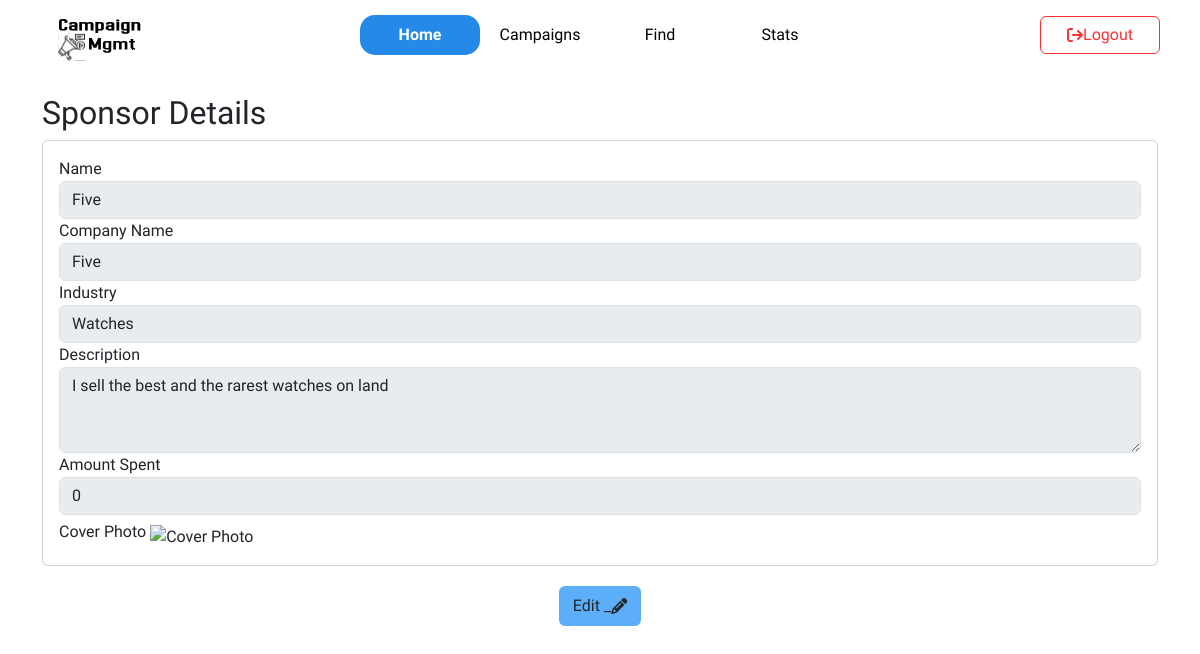
Page /view_spon_details (signed in) on the earlier database version.
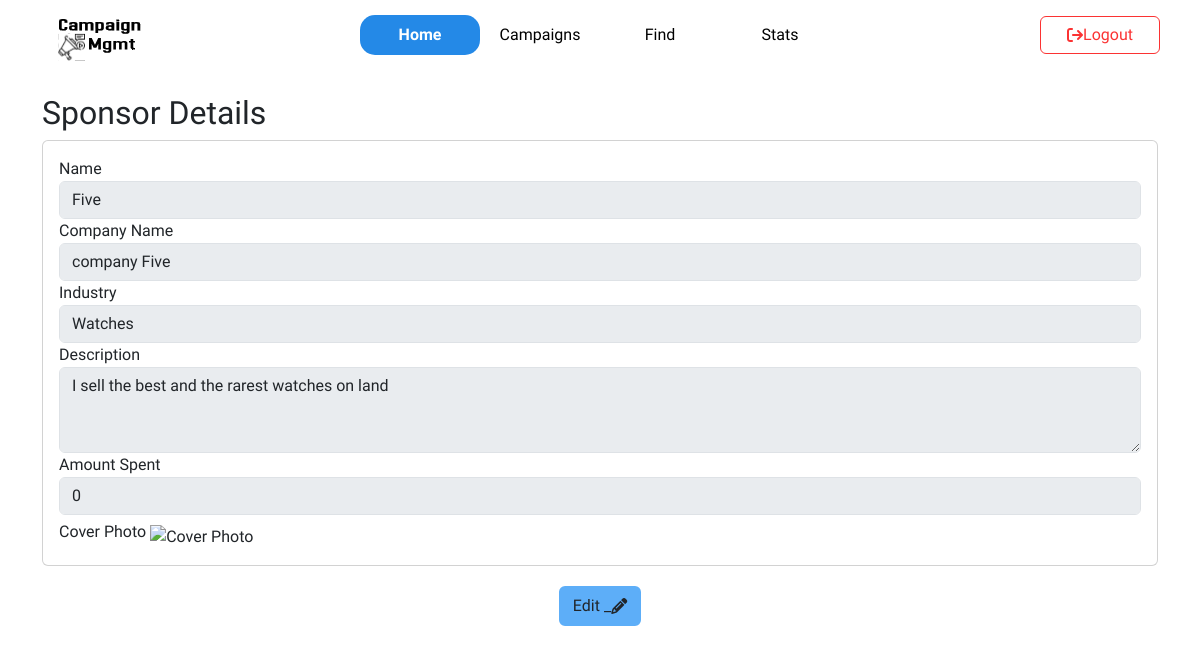
Same page on the later database version.
### model.py (models this page shows)
class Sponsor(db.Model):
    id = db.Column(db.Integer, db.ForeignKey('user.id'), primary_key=True)
    name = db.Column(db.String(20), unique=False, nullable=True)
    company_name = db.Column(db.String(30))
    industry = db.Column(db.String(30), nullable=True)
    desc = db.Column(db.String(256), nullable=True)
    is_flagged = db.Column(db.Boolean, default=False)
    is_verified = db.Column(db.Boolean, default=False)
    cover_photo = db.Column(db.LargeBinary, nullable=True)
    amt_spent = db.Column(db.Integer, default=0)
    campaigns = db.relationship('Campaign', backref='sponsor', lazy=True, cascade='all, delete-orphan')
    ads = db.relationship('Ad', backref='sponsor', lazy=True, cascade='all, delete-orphan')
    ad_requests = db.relationship('Ad_request', backref='sponsor', lazy=True, cascade='all, delete-orphan')

### routes_spon.py (the view)
@app.route('/view_spon_details')
@sponsor_required
def view_spon_details():
    spon=Sponsor.query.filter_by(id=session['userId']).first()
    cover_photo= url_for('get_cover_photo', sponsor_id=spon.id)
    return render_template('sponsor/view_spon_details.html', active='home', spon=spon,cover_photo=cover_photo,edit=False)

### wrappers.py (called while the page is built)
def login_required(func):
    @wraps(func)
    def wrapper(*args, **kwargs):
        if 'username' not in session:
            flash("You need to login first","danger")
            return redirect(url_for('login'))
        retrieve_user()
        if not user:
            session.clear()
            return redirect(url_for('login'))
        return func(*args, **kwargs)
    return wrapper

def retrieve_user():
    global user
    user = User.query.filter_by(username=session['username']).first()

def sponsor_required(func):
    @wraps(func)
    @login_required
    def wrapper(*args, **kwargs):
        if user.username != session['username'] or user.role != session['role'] or user.role != 'sponsor':
            session.clear()
            flash("Not authorized","danger")
            return redirect(url_for('login'))
        return func(*args, **kwargs)
    return wrapper

### templates/sponsor/view_spon_details.html (shortened to what this page needs)
{% extends 'layout_inner.html' %}
{% block content %}
<div class="container mt-4">
    <h2>Sponsor Details</h2>
    <form method="POST" action="{{ url_for('save_sponsor_details') }}">
        <div class="card">
            <div class="card-body">
                <div class="form-group">
                    <label for="name">Name</label>
                    <input type="text" id="name" name="name" class="form-control" value="{{ spon.name }}" {% if not edit %}disabled{% endif %}>
                </div>
                <div class="form-group">
                    <label for="company_name">Company Name</label>
                    <input type="text" id="company_name" name="company_name" class="form-control" value="{{ spon.company_name }}" {% if not edit %}disabled{% endif %}>
                </div>
                <div class="form-group">
                    <label for="industry">Industry</label>
                    <input type="text" id="industry" name="industry" class="form-control" value="{{ spon.industry }}" {% if not edit %}disabled{% endif %}>
                </div>
                <div class="form-group">
                    <label for="desc">Description</label>
                    <textarea id="desc" name="desc" class="form-control" rows="3" {% if not edit %}disabled{% endif %}>{{ spon.desc }}</textarea>
                </div>
                <div class="form-group">
                    <label for="amt_spent">Amount Spent</label>
                    <input type="number" id="amt_spent" name="amt_spent" class="form-control" value="{{ spon.amt_spent }}" {% if not edit %}disabled{% endif %}>
                </div>
                <div class="form-group">
                    <label for="cover_photo">Cover Photo</label>
                    <img src="{{cover_photo}}" alt="Cover Photo">
                </div>
            </div>
        </div>
        <div style="margin: 20px;" class="center_item">
            {% if edit %}
                <button type="submit" class="center_item btn">Save</button>
            {% else %}
                <a href="{{ url_for('toggle_edit') }}" class="center_item btn">Edit _<i class="fa fa-pencil" aria-hidden="true"></i></a>
            {% endif %}
        </div>
    </form>
</div>
{% endblock %}

### templates/layout_inner.html (shortened to what this page needs)
<!DOCTYPE html>
<html lang="en">
  <head>
    <link href="https://cdn.jsdelivr.net/npm/bootstrap@5.3.3/dist/css/bootstrap.min.css" rel="stylesheet" />
    <link rel="stylesheet" href="https://cdnjs.cloudflare.com/ajax/libs/font-awesome/6.5.2/css/all.min.css" />
    <link rel="stylesheet" type="text/css" href="{{ url_for('static', filename='universal_styles.css') }}">
  </head>
  <body>
    <nav class="navbar navbar-expand-lg" style="padding:0px;">
      <div class="grid_container">
        <a class="navbar-brand center_item" href="#" style="margin:0;">
            <img src="{{ url_for('static', filename='icon.svg') }}" alt="Campaign Mgmt" >
        </a>
        <div class="collapse navbar-collapse center_item" id="navbarNavDropdown">
          <ul class="navbar-nav">
            <li class="nav-item {% if active == 'home' %}highlight{% endif %}">
              <a class="nav-link center_item" href="/">Home</a>
            </li>
            {% if session.role=='sponsor' %}
            <li class="nav-item {% if active == 'campaigns' %}highlight{% endif %}">
              <a class="nav-link center_item" href="/campaigns">Campaigns</a>
            </li>
            {% endif %}
            <li class="nav-item {% if active == 'find' %}highlight{% endif %}">
              <a class="nav-link center_item" href="/find">Find</a>
            </li>
            <li class="nav-item {% if active == 'stats' %}highlight{% endif %}">
              <a class="nav-link center_item" href="/stats">Stats</a>
            </li>
          </ul>
        </div>
        <div class="center_item">
          <form action="{{url_for("logout")}}">
            <button type="submit" class="btn center_item logout_btn" style="width: 10vw">
              <i class="fa-solid fa-arrow-right-from-bracket"></i>
              Logout
          </button>
        </form>
        </div>
      </div>
    </nav>
    {% block content %}
    {% endblock %}
  </body>
</html>

### static/universal_styles.css (style rules this page uses)
.center_item { display: flex; align-items: center; justify-content: center; }
.btn { background-color: #5daef8; border: 2px solid #5daef8; }
html, body { font-family: "Josefin Sans", sans-serif; font-optical-sizing: auto; }
nav { background-color: white; }
.navbar-brand > img { width: 110px; height: 50px; border-radius: 5px; padding-left: 10px; padding-right: 10px; cursor: none; }
.grid_container { width: 100%; display: grid; grid-template-columns: 1fr 4fr 1fr; }
a.nav-link { width: 10vw; color: black !important; background-color: transparent; }

### templates/layout_inner.html (style rules this page uses)
.highlight { background-color: #2489e7; font-weight: bolder; border-radius: 15px; }
.highlight > a.nav-link { color: white !important; }
.logout_btn { background-color: white; color:#fb3333; border: 1px solid #fb3333 !important; }
.navbar { position: sticky; top: 0; z-index: 1000; }

### templates/sponsor/view_spon_details.html (style rules this page uses)
img { margin-top: 10px; max-width: 20vw; max-height: 20vh; }

Differences in the rows shown:
changed Sponsor "Five": company_name "Five" → "company Five"
